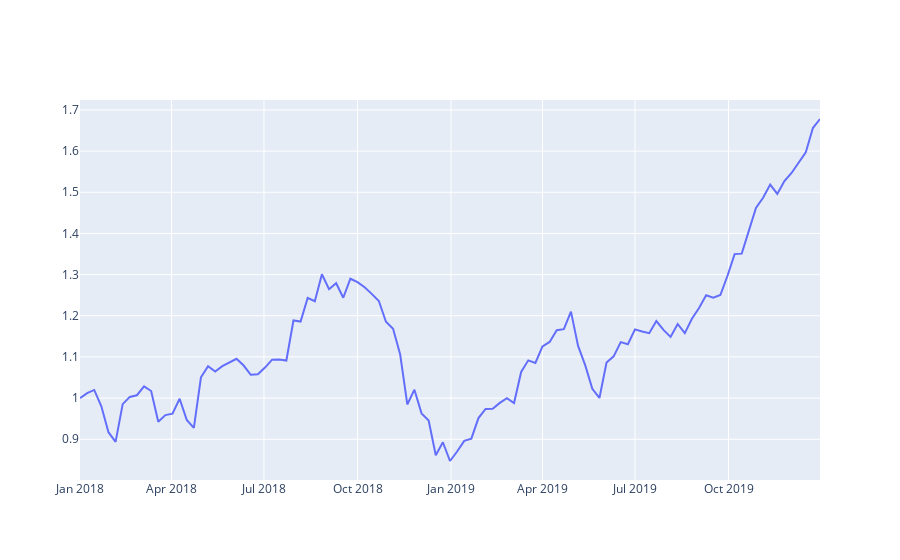

Notebook code for this chart:
### Code cell
# we can draw complex types of graphs using figure
fig= go. Figure()
fig.add_trace(go.Scatter(x=df_stocks.date,y=df_stocks.AAPL,mode='lines',name='Apple'))
